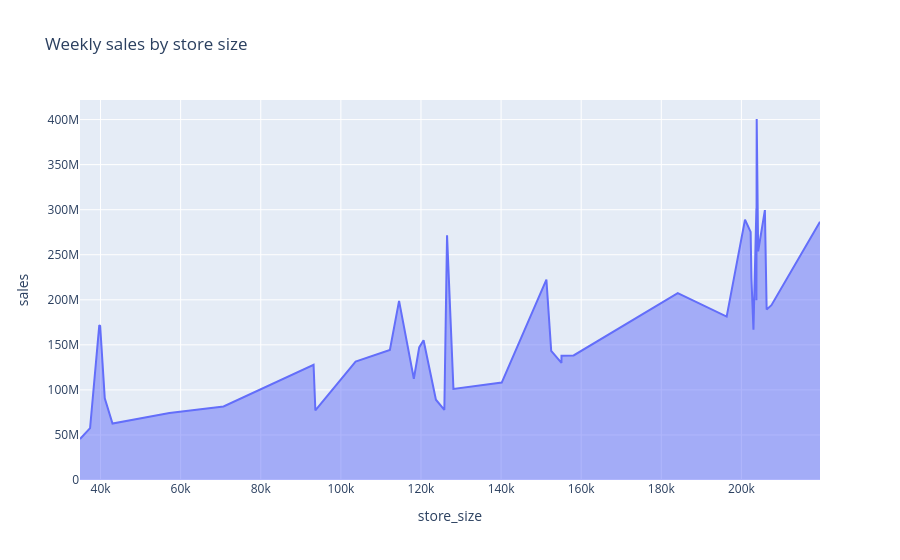

This figure's notebook cell:
### Code cell
df = q(f"""
    select f.store_size, sum(f.store_weekly_sales)::float as sales
    {BASE}
    group by 1
    order by 1
""")
px.area(df, x='store_size', y='sales', title='Weekly sales by store size')

### Figure 1 — Plotly figure (JSON) as saved in the notebook; plotly's stock layout.template omitted (floating-point values rounded to 4 significant figures)
{"data": [{"fillpattern": {"shape": ""}, "hovertemplate": "store_size=%{x}<br>sales=%{y}<extra></extra>", "legendgroup": "", "line": {"color": "#636efa"}, "marker": {"symbol": "circle"}, "mode": "lines", "name": "", "orientation": "v", "showlegend": false, "stackgroup": "1", "type": "scatter", "x": [34875, 37392, 39690, 39910, 41062, 42988, 57197, 70713, 93188, 93638, 103681, 112238, 114533, 118221, 119557, 120653, 123737, 125833, 126512, 128107, 140167, 151315, 152513, 155078, 155083, 158114, 184109, 196321, 200898, 202307, 202505, 203007, 203742, 203750, 203819, 204184, 205863, 206302, 207499, 219622], "xaxis": "x", "y": [45480000.0, 57590000.0, 171900000.0, 170900000.0, 90570000.0, 62720000.0, 74250000.0, 81600000.0, 127800000.0, 77140000.0, 131500000.0, 144300000.0, 198800000.0, 112400000.0, 147100000.0, 155100000.0, 89130000.0, 77790000.0, 271600000.0, 101100000.0, 108100000.0, 222400000.0, 143400000.0, 130000000.0, 137900000.0, 138200000.0, 207400000.0, 181300000.0, 289000000.0, 275400000.0, 223800000.0, 166800000.0, 301400000.0, 199600000.0, 400700000.0, 253900000.0, 299500000.0, 189300000.0, 194000000.0, 286500000.0], "yaxis": "y"}], "layout": {"legend": {"tracegroupgap": 0}, "title": {"text": "Weekly sales by store size"}, "xaxis": {"anchor": "y", "domain": [0, 1], "title": {"text": "store_size"}}, "yaxis": {"anchor": "x", "domain": [0, 1], "title": {"text": "sales"}}}}
